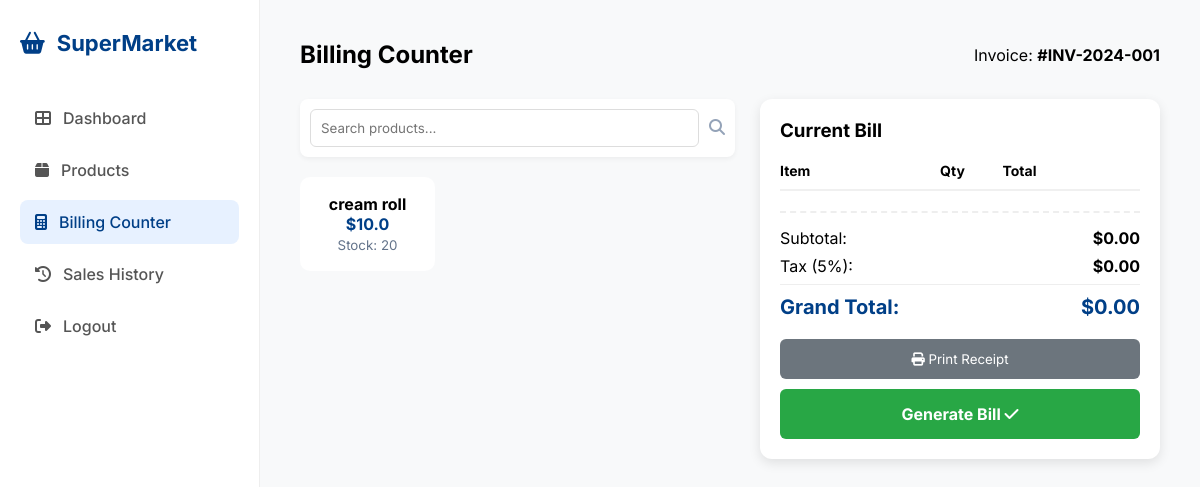
Before: /billing (signed in) with the older database file.
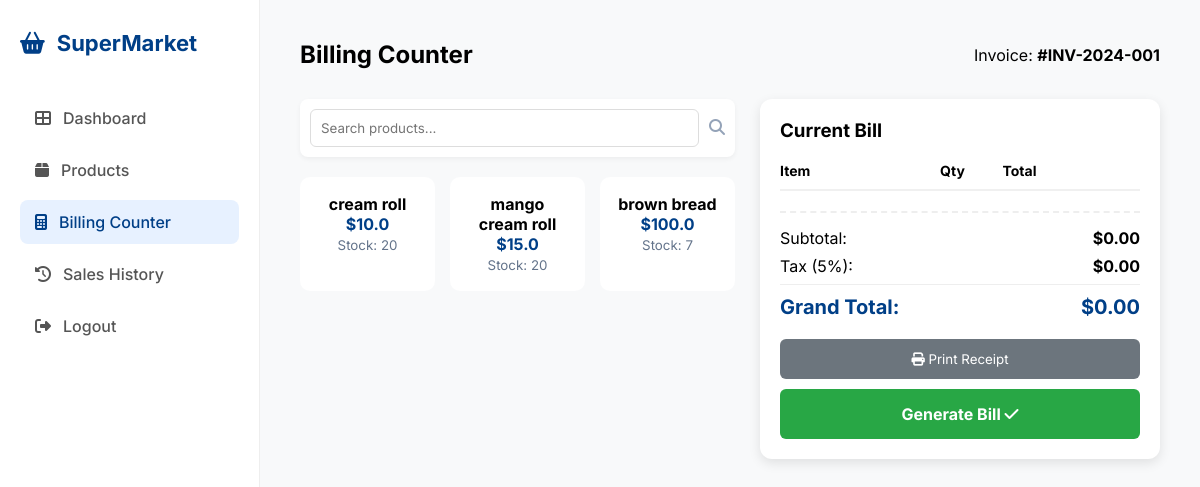
After: the same page with the newer database file.
### tables this page shows
CREATE TABLE products (
            id INTEGER PRIMARY KEY AUTOINCREMENT,
            name TEXT NOT NULL,
            category TEXT NOT NULL,
            price REAL NOT NULL,
            stock INTEGER NOT NULL
        );

### app.py (the view)
@app.route('/billing')
def billing():
    if 'user' not in session:
        return redirect(url_for('login'))
    conn = get_db_connection()
    db_products = conn.execute('SELECT * FROM products').fetchall()
    conn.close()
    return render_template('billing.html', products=db_products)

### app.py (called while the page is built)
def get_db_connection():
    conn = sqlite3.connect('supermarket.db')
    conn.row_factory = sqlite3.Row
    return conn

### templates/billing.html (shortened to what this page needs)
<!DOCTYPE html>
<html lang="en">
<head>
    <link rel="stylesheet" href="https://cdnjs.cloudflare.com/ajax/libs/font-awesome/6.4.0/css/all.min.css">
    <link rel="stylesheet" href="{{ url_for('static', filename='style.css') }}">
</head>
<body class="dashboard-page">
    <div class="dashboard-wrapper">
        <aside class="sidebar">
            <div class="sidebar-brand">
                <i class="fas fa-shopping-basket"></i>
                <span>SuperMarket</span>
            </div>
            <nav class="nav-links">
                <a href="/dashboard" class="nav-item"><i class="fas fa-th-large"></i> Dashboard</a>
                <a href="/products" class="nav-item"><i class="fas fa-box"></i> Products</a>
                <a href="/billing" class="nav-item active"><i class="fas fa-calculator"></i> Billing Counter</a>
                <a href="/history" class="nav-item"><i class="fas fa-history"></i> Sales History</a>
            </nav>
            <div class="sidebar-footer">
                <a href="/logout" class="nav-item"><i class="fas fa-sign-out-alt"></i> Logout</a>
            </div>
        </aside>
        <main class="main-content">
            <header class="top-header">
                <h2>Billing Counter</h2>
                <span>Invoice: <strong>#INV-2024-001</strong></span>
            </header>
            <div class="billing-container">
                <div class="selection-area">
                    <div class="search-section">
                        <input type="text" placeholder="Search products...">
                        <i class="fas fa-search" style="color: #94a3b8; padding-top: 10px;"></i>
                    </div>
                    <div class="quick-products-grid">
                        {% for item in products %}
                        <div class="p-card" onclick="addToBill('{{ item['name'] }}', {{ item['price'] }})">
                            <p><strong>{{ item['name'] }}</strong></p>
                            <span style="color: #003f87; font-weight: bold;">${{ item['price'] }}</span>
                            <br>
                            <small style="color: #64748b;">Stock: {{ item['stock'] }}</small>
                        </div>
                        {% endfor %}
                    </div>
                </div>
                <div class="bill-card">
                    <h3>Current Bill</h3>
                    <table class="bill-table">
                        <thead>
                            <tr>
                                <th>Item</th>
                                <th style="text-align: center;">Qty</th>
                                <th>Total</th>
                            </tr>
                        </thead>
                    </table>
                    <div class="bill-summary">
                        <div class="summary-row">
                            <span>Subtotal:</span>
                            <strong id="subtotal">$0.00</strong>
                        </div>
                        <div class="summary-row">
                            <span>Tax (5%):</span>
                            <strong id="tax-amount">$0.00</strong>
                        </div>
                        <div class="summary-row grand-total">
                            <span>Grand Total:</span>
                            <strong id="grand-total">$0.00</strong>
                        </div>
                    </div>
                    <div class="bill-actions">
                        <button class="btn-print"><i class="fas fa-print"></i> Print Receipt</button>
                        <button class="btn-complete" onclick="generateBill()">Generate Bill <i class="fas fa-check"></i></button>
                    </div>
                </div>
            </div>
        </main>
    </div>
</body>
</html>

Changed rows visible on the page:
added products: name "mango cream roll", price "15.0", stock "20"
added products: name "brown bread", price "100.0", stock "7"
